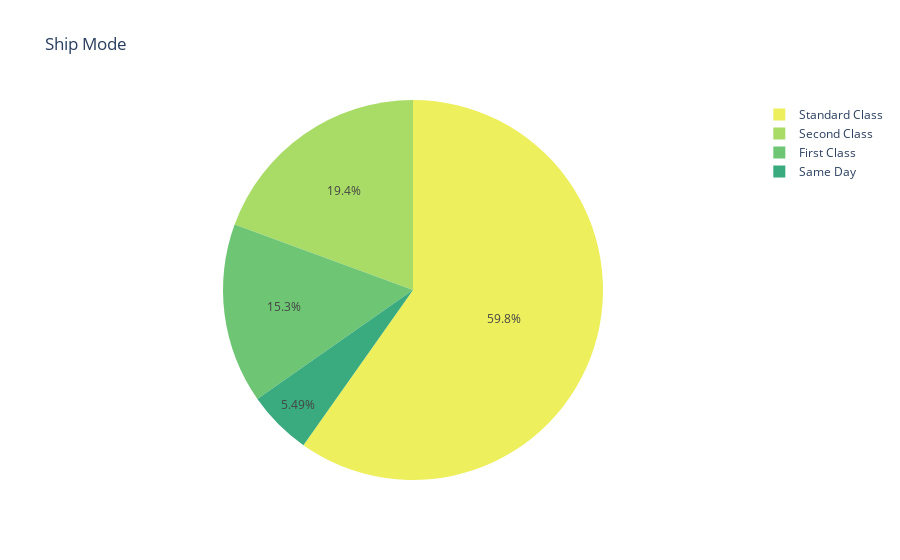

Write notebook code for a chart like this one.
### Code cell
fig = px.pie(df, names='Ship Mode', title='Ship Mode', values=np.ones(df.shape[0]),
             color_discrete_sequence=px.colors.sequential.Aggrnyl_r)
fig.show()

### Figure 1 — Plotly figure (JSON) as saved in the notebook; plotly's stock layout.template omitted (floating-point values rounded to 4 significant figures; data arrays with more than 128 entries replaced by an {"elided": "..."} marker saying what was removed)
{"data": [{"domain": {"x": [0, 1], "y": [0, 1]}, "hovertemplate": "Ship Mode=%{label}<br>value=%{value}<extra></extra>", "labels": {"elided": "9800 str values"}, "legendgroup": "", "name": "", "showlegend": true, "type": "pie", "values": {"elided": "9800 int values"}}], "layout": {"legend": {"tracegroupgap": 0}, "piecolorway": ["rgb(237, 239, 93)", "rgb(169, 220, 103)", "rgb(110, 197, 116)", "rgb(57, 171, 126)", "rgb(13, 143, 129)", "rgb(15, 114, 121)", "rgb(36, 86, 104)"], "title": {"text": "Ship Mode"}}}
